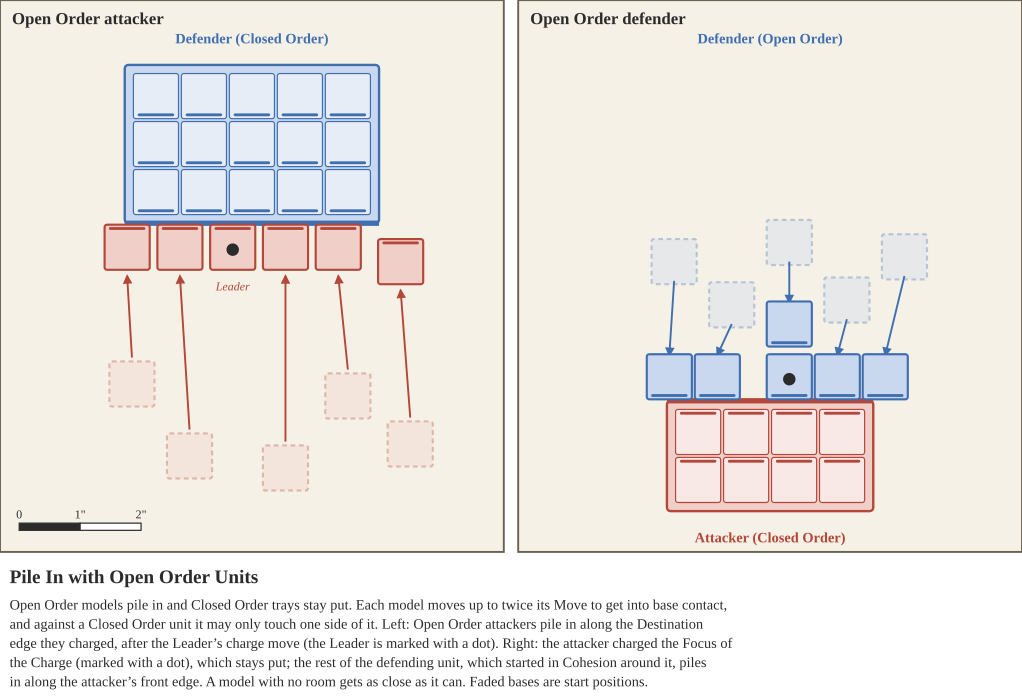

Python code for this plot:
from style import *
PW, PH, G = 210, 230, 6
s = SVG(2 * PW + G, PH, 'Pile In with Open Order Units', [
    'Open Order models pile in and Closed Order trays stay put. Each model moves up to twice its Move to get into base contact,',
    'and against a Closed Order unit it may only touch one side of it. Left: Open Order attackers pile in along the Destination',
    'edge they charged, after the Leader’s charge move (the Leader is marked with a dot). Right: the attacker charged the Focus of the Charge (marked with a dot), which stays put; the rest of the defending unit, which started in Cohesion around it, piles in along the attacker’s front edge. A model with no room gets as close as it can. Faded bases are start positions.'])
# left: open attacker (red) vs closed defender (blue)
s.panel(0, 0, PW, PH, 'Open Order attacker')
cx = PW / 2; s.tray(cx, 60, 3, 5, 180, 'blue', name=None)
edge = 60 + 33
starts = [(cx - 8, edge + 10), (cx - 50, 160), (cx - 26, 190), (cx + 14, 195), (cx + 40, 165), (cx + 66, 185)]
ends = [(cx - 8, edge + 10), (cx - 52, edge + 10), (cx - 30, edge + 10), (cx + 14, edge + 10), (cx + 36, edge + 10), (cx + 62, edge + 16)]
for i, ((sx, sy), (ex, ey)) in enumerate(zip(starts, ends)):
    if i:
        s.model(sx, sy, 'red', ang=0, ghost=True); s.arrow(sx, sy - 11, ex, ey + 12, C['red'], w=0.8)
    s.model(ex, ey, 'red', ang=0)
s.text(cx, 18, 'Defender (Closed Order)', 6, C['blue'], bold=True)
s.text(cx - 8, edge + 28, 'Leader', 5, C['red'], italic=True)
s.add(f'<circle cx="{cx - 8:.1f}" cy="{edge + 11:.1f}" r="2.6" fill="{C["ink"]}"/>')
# right: closed attacker (red) vs open defender (blue)
x0 = PW + G; cx = x0 + PW / 2
s.panel(x0, 0, PW, PH, 'Open Order defender')
s.tray(cx, 190, 2, 4, 0, 'red')
front = 190 - 23
starts = [(cx + 8, front - 10), (cx - 16, front - 40), (cx - 40, front - 58), (cx + 32, front - 42), (cx + 56, front - 60), (cx + 8, front - 66)]
ends = [(cx + 8, front - 10), (cx - 22, front - 10), (cx - 42, front - 10), (cx + 28, front - 10), (cx + 48, front - 10), (cx + 8, front - 32)]
for i, ((sx, sy), (ex, ey)) in enumerate(zip(starts, ends)):
    if i:
        s.model(sx, sy, 'blue', ang=180, ghost=True)
        if abs(ey - sy) > 14 or abs(ex - sx) > 14: s.arrow(sx, sy + 8, ex, ey - 9, C['blue'], w=0.8)
    s.model(ex, ey, 'blue', ang=180)
s.text(cx + 8, front + 30, '', 5)
s.text(cx, 18, 'Defender (Open Order)', 6, C['blue'], bold=True)
s.text(cx + 8, front + 30, '', 5)
s.add(f'<circle cx="{cx + 8:.1f}" cy="{front - 9:.1f}" r="2.6" fill="{C["ink"]}"/>')
s.text(cx, PH - 4, 'Attacker (Closed Order)', 6, C['red'], bold=True)
s.scale(8, PH - 12)
print(s.save('pile_in_open.svg'))
